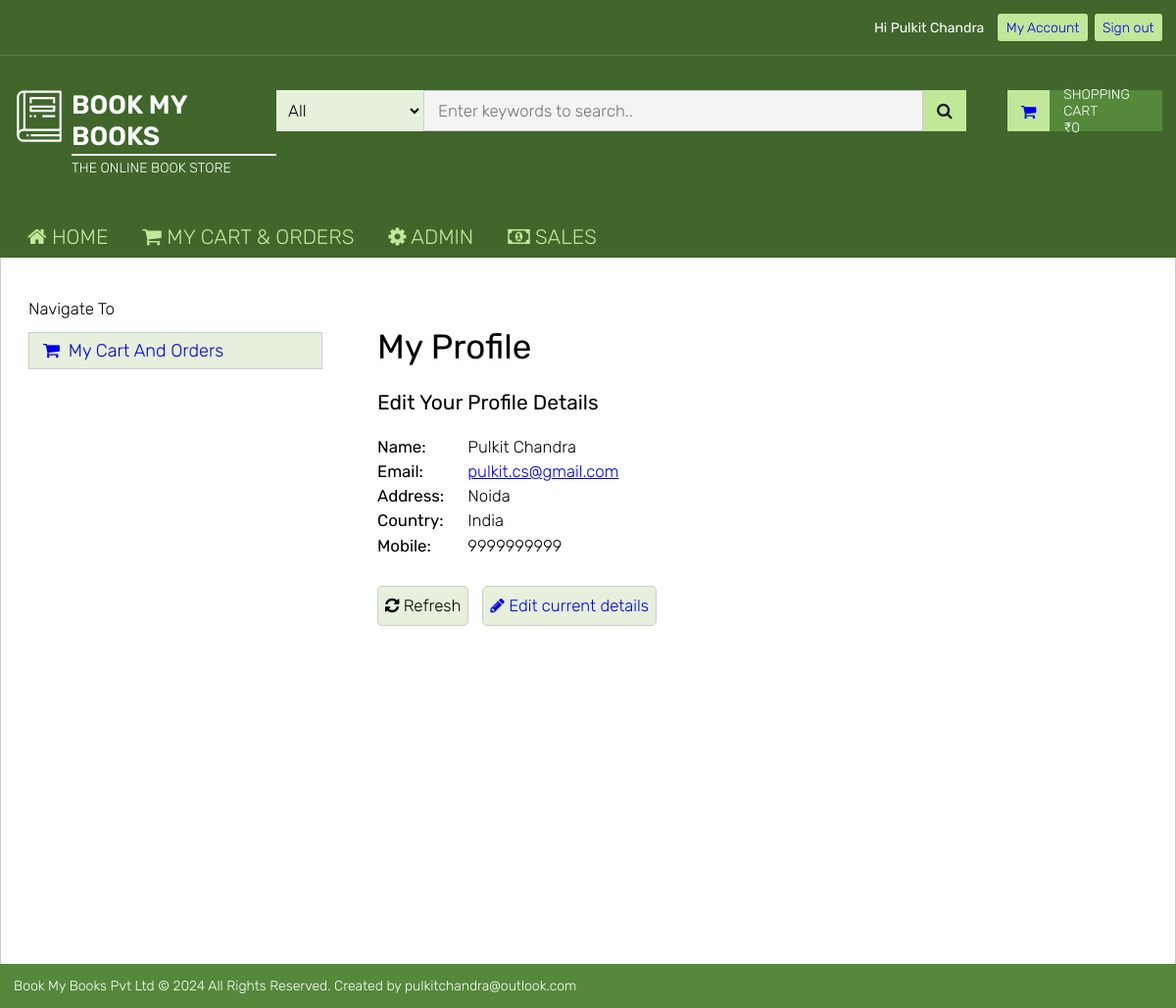
Screenshot of /profile.php (signed in) with the database file from the repository.
### tables this page shows
CREATE TABLE IF NOT EXISTS `users` (
  `name` varchar(50) NOT NULL,
  `email` varchar(50) NOT NULL,
  `password` varchar(50) NOT NULL,
  `disabled` enum('1','0') NOT NULL DEFAULT '0',
  `isReset` enum('1','0') NOT NULL DEFAULT '0',
  `isAdmin` enum('1','0') NOT NULL DEFAULT '0',
  `isPublisher` enum('1','0') NOT NULL DEFAULT '0',
  `country` varchar(50) NOT NULL,
  `mobile` varchar(50) NOT NULL,
  `address` varchar(255) NOT NULL,
  `admin_comments` varchar(50) NOT NULL DEFAULT '',
  `cart` longtext DEFAULT NULL CHECK (json_valid(`cart`)),
  PRIMARY KEY (`email`)
);

### classes/Database.php (called while the page is built, shortened)
<?php
  class Database {
    private $conn;
    function init($url, $dbName, $username, $password) {
      try {
        $this->conn = new PDO("mysql:host=$url;dbname=$dbName", $username, $password);
        $this->conn->setAttribute(PDO::ATTR_ERRMODE, PDO::ERRMODE_EXCEPTION);
      }
      catch (PDOException $e) {
        echo "Connection failed: " . $e->getMessage();
      }
    }
    function executeSQL($sql) {
      try {
        $stmt = $this->conn->prepare($sql);
        $stmt->execute();
        $stmt->setFetchMode(PDO::FETCH_ASSOC);
        return $stmt->fetchAll();
      }
      catch(PDOException $e) {
        echo "Unable to execute query". $e->getMessage();
      }
    }
    function getUser($username) {
      $sql = "select * from users where email='".$username."'";
      $result = $this->executeSQL($sql);
      return $result[0];
    }
    function getCart($email) {
      $sql = 'SELECT cart FROM users WHERE email="'.$email.'"';
      $result = $this->executeSQL($sql);
      return $result[0];
    }
  }
?>

### profile.php (the view, shortened to what this page needs)
<?php
  require_once("./classes/Database.php");
  $db = new Database($appConfig);
  $result = $db->getUser($_SESSION['email']);
  function userView($result) {
    $name = $result['name'];
    $email = $result['email'];
    $address = $result['address'];
    $country = $result['country'];
    $mobile = $result['mobile'];
    return
      "<p><strong>Name:</strong> ".$name."</p>
      <p><strong>Email:</strong> <a href='mailto:".$email."'>".$email."</a></p>
      <p><strong>Address:</strong> ".$address."</p>
      <p><strong>Country:</strong> ".$country."</p>
      <p><strong>Mobile:</strong> ".$mobile."</p>
      <button class='edit-button' type='button' style='margin-right: 1rem' onclick='window.location.reload()'><i class='fa fa-refresh' aria-hidden='true'></i> Refresh</button><a class='edit-button' href='./profile.php?mode=edit'><i class='fa fa-pencil' aria-hidden='true'></i> Edit current details</a>";
  }
?>
<!DOCTYPE html>
<html lang="en">
  <head>
    <?php
      require_once("./partials/styles.php");
    ?>
  </head>
  <body>
    <?php
      require_once("./partials/full-header.php");
    ?>
    <main class="bmb-container main">
      <div class="sub-section">
        <nav class="nav side-control">
          <p class="side-heading">Navigate To</p>
          <ul>
            <li><a href="./cart.php"><i class="fa fa-shopping-cart" aria-hidden="true"></i> My Cart and Orders</a></li>
          </ul>
        </nav>
        <section>
          <h1 class="page-heading">My Profile</h1>
          <h2 class="heading">Edit your profile details</h2>
          <div class="profile-details">
            <?php
             if(isset($_GET['mode']))
                echo userEditView($result);
              else
                echo userView($result);
             ?>
          </div>
        </section>
      </div>
    </main>
    <?php require_once("./partials/footer.php") ?>
  </body>
</html>

### static/css/global.css (style rules this page uses)
:root { --white: #fff; --bg-highlight-color: #55883B; --bg-light-highlight: #C1E899; --background-color: #f2f3f7; --background-white-smoke: #f4f4f4; --background-gray-bg: rgba(255, 255, 255, .15); --background-dark-gray-bg: rgba(0, 0, 0, .25); --background-gray: #cccccc; --background-white-smoke: #f4f4f4; --background-cream: #E6F0DC; --bg-red: #ee3124; --color-black: #1e1e1e; --color-1xlight-black: #333333; --color-2xlight-black: #666666; --color-3xlight-black: #999999; --font-1x: 1rem/1.4rem; }
:root { height: 100%; font-size: 14px; font-family: "Rubik"; }
* { padding: 0; margin: 0; font-family: "Rubik"; font-weight: 300; }
h1, h2, h3, h4, h5, strong, .table thead th { font-weight: 400 !important; }
body { background-color: var(--background-white-smoke); height: 100%; }
.bmb-container { padding: 1rem; margin: 0 auto; max-width: 1710px; }
.main { padding: 1rem 2rem; min-height: 51.5rem; background-color: var(--white); box-sizing: border-box; border-left: solid thin var(--background-gray); border-right: solid thin var(--background-gray); }
.sub-section { margin-top: 2rem; display: flex; gap: 4rem; }
.sub-section > .side-control { width: 300px; }
.side-control > .side-heading { margin-bottom: 1rem; font-size: 1.2rem; }
.heading { font-weight: 400; margin-bottom: 1.5rem; text-transform: capitalize; }

### profile.php (style rules this page uses)
.main.bmb-container h1 { padding-top: 2rem; font-weight: 400; margin-bottom: 1.6rem; }
.sub-section > .nav ul { list-style: none; border: solid thin var(--background-gray); }
.sub-section >.nav li { padding: .5rem 1rem .5rem 1rem; font-size: 1.3rem; background-color: var(--background-cream); }
.sub-section >.nav li a { text-decoration: none; text-transform: capitalize; }
.sub-section >.nav li a > i { margin-right: .3rem; }
.page-heading { font-size: 2.5rem; margin-bottom: 2rem; font-weight: 400; }
.profile-details { font-size: 1.2rem; line-height: 1.8rem; margin-bottom: 2rem; }
.profile-details strong { display: inline-block; width: 60px; margin-right: 2rem; }
.edit-button { font-size: 1.2rem; line-height: 1.8rem; display: inline-block; margin-top: 2rem; background-color: var(--background-cream); text-decoration: none; padding: .5rem; border-radius: 5px; border: solid thin var(--background-gray); }

### rows the page displays
users: name "Pulkit Chandra", email "pulkit.cs@gmail.com", address "Noida", country "India", mobile "9999999999"

### other values shown
$_SESSION['name'] "Pulkit Chandra"
